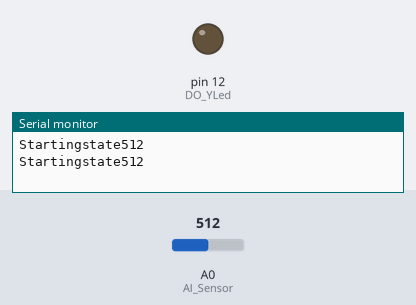
This sketch was run on a simulated Arduino Uno, built with avr-gcc and run on an emulated ATmega328P. Parts: output pins drawn as LEDs (lit = HIGH), the last lines printed to the serial monitor. The test bench sets the inputs (shaded band); at power-on: A0 (AI_Sensor) = 512.

Above: at 1.8 s.
1.9 s: A0 (AI_Sensor) set to 886
4.7 s: A0 (AI_Sensor) set to 911
At 7.7 s:
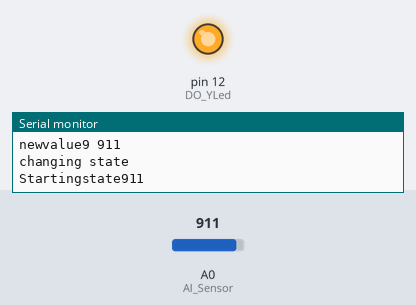
8.0 s: A0 (AI_Sensor) set to 211
11.2 s: A0 (AI_Sensor) set to 188
Timing chart, 0 to 13.7 s (numbered marks = the images above; inputs shaded):
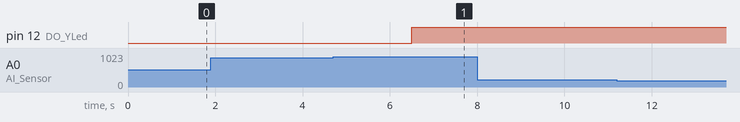

Measured:
- the behaviour switches between 900 and 901 on A0 (AI_Sensor) (found by bisection; images 0 and 1)
- after the input at 4.7 s, pin 12 (DO_YLed): LOW → HIGH after 1.8 s

The sketch:

LS.ino
```cpp
#define AI_Sensor 0                 // definerar sensorn
#define DO_YLed 12                  // definerar röd lampan

int newvalue[] = {0 , 0 , 0,  0,  0,  0,  0,  0,  0,  0}; // gör en array
int SensorValue = 0;              // gör start valuen (ljusstirkan) till 0 d.v.s. släckt

typedef enum LightState {           // definerar state som vi kommer att använda
  StartingState,
  ProgrammingMode,
};

int OnOff(int ljus){              // definerar en variabel för värden som är minde än 200
  if(ljus<200){
    return 0;                     // om väden är mindre än 200 då värdet ska bli 0 d.v.s lampan ska släckas
  }
  return ljus;
}

LightState LS;                        // ändrar namnet

void setup(){
  pinMode(DO_YLed, OUTPUT);             // vi bestämmer vilket port ska vara output eller input
  pinMode(AI_Sensor, INPUT);
  Serial.begin(9600);                   // vi väljer typet (språket)
  analogWrite(DO_YLed, SensorValue);    // vad ska vara från början
  LS = StartingState;                   // vilket state ska vara från början
}

void loop(){                             // satartar loopet
  switch (LS){                           // börjar staterna
    case StartingState:                  // säger vad ska göra den här staten
      SensorValue = analogRead(AI_Sensor);      // bestämmer att sensorvalue ska ta värdena från AI Sensor
      Serial.print("Startingstate");            // vad ska den skriva ut
      Serial.println(SensorValue);
      delay(1000);                              // längden
      if (SensorValue > 900 and SensorValue < 950 ){   // avståndet i vilket sensorn ska börja mätta värdena och ändra styrkan
        delay (500);

        LS = ProgrammingMode;                   // går till nästa state
      } else {
        LS = StartingState;                     // eller kommer tillback till samma
    break;
      }
    case ProgrammingMode:                               // nästa state
      SensorValue = analogRead(AI_Sensor);

      Serial.print("ProgrammingMode");
      Serial.println(SensorValue);
      for(int i = 0; i < 10; i++){                        // for loop som säger hur många gånger ska det hända
        analogWrite(DO_YLed, analogRead(AI_Sensor));     // det ska lyssa lampan med den styrkan som vi bestämde
        newvalue[i] = analogRead(AI_Sensor);             // den nya värdet ska deffineras som i
        Serial.print("newvalue");
        Serial.print(i);                                  // det ska skriva ut det nya värdet
        Serial.print(" ");
        Serial.println(newvalue[i]);
        delay(100);
        }
        int tot = newvalue[0] + newvalue[1] + newvalue[2] + newvalue[3] + newvalue[4] + newvalue[5] + newvalue[6]
          + newvalue[7] + newvalue[8] + newvalue[9];   // det lägger in värdena i arrayen
        if( tot/10 < SensorValue + 30 and tot/10 > SensorValue -30) { // vi kollar att värdena som sensorn får är ungefar lika
          Serial.println("changing state");
          SensorValue = OnOff(SensorValue);              // om värden är mindre än 200 då lampan ska släckas
          analogWrite(DO_YLed, SensorValue);
          LS = StartingState;                            // går tillback till första state
        }
        break;
  }
}
```
